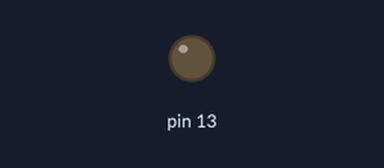
Recording of a sketch running on a simulated Arduino Uno, built with avr-gcc and run on an emulated ATmega328P. On the bench: output pins drawn as LEDs (lit = HIGH).

Above: at 0.5 s.
At 15.5 s:
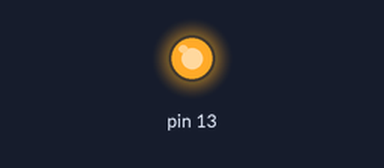
Timing chart, 0 to 18.2 s (numbered marks = the images above):
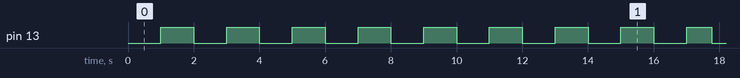

The sketch:

timer.ino
```cpp
volatile int t = 0;

void setup() {
  // put your setup code here, to run once:
  pinMode(13, OUTPUT);
  noInterrupts();
  TCCR2A =  _BV(WGM21); // Set CTC mode
  TCCR2B = _BV(CS22); //Timer divider 64
  TCNT2 = 0;
  OCR2A = 249; // 16MHz(16000000) / 64 (timer2 divider) / 1000 (1000Hz) - 1
  TIMSK2 |= _BV(OCIE2A); // Enable Timer2 Compare Interrupt A
  interrupts();

}

void loop() {
  // put your main code here, to run repeatedly:
  if(t > 1000){
    t -= 1000;
    digitalWrite(13, !digitalRead(13));
  }

}

ISR(TIMER2_COMPA_vect){
  // Runs every 1 millisecond
  t += 1;
}
```

Measured:
- by itself, pin 13: moves between LOW and HIGH, repeating every 14.0 s
- by itself, everything shown: repeats every 14.0 s, in 14 steps
